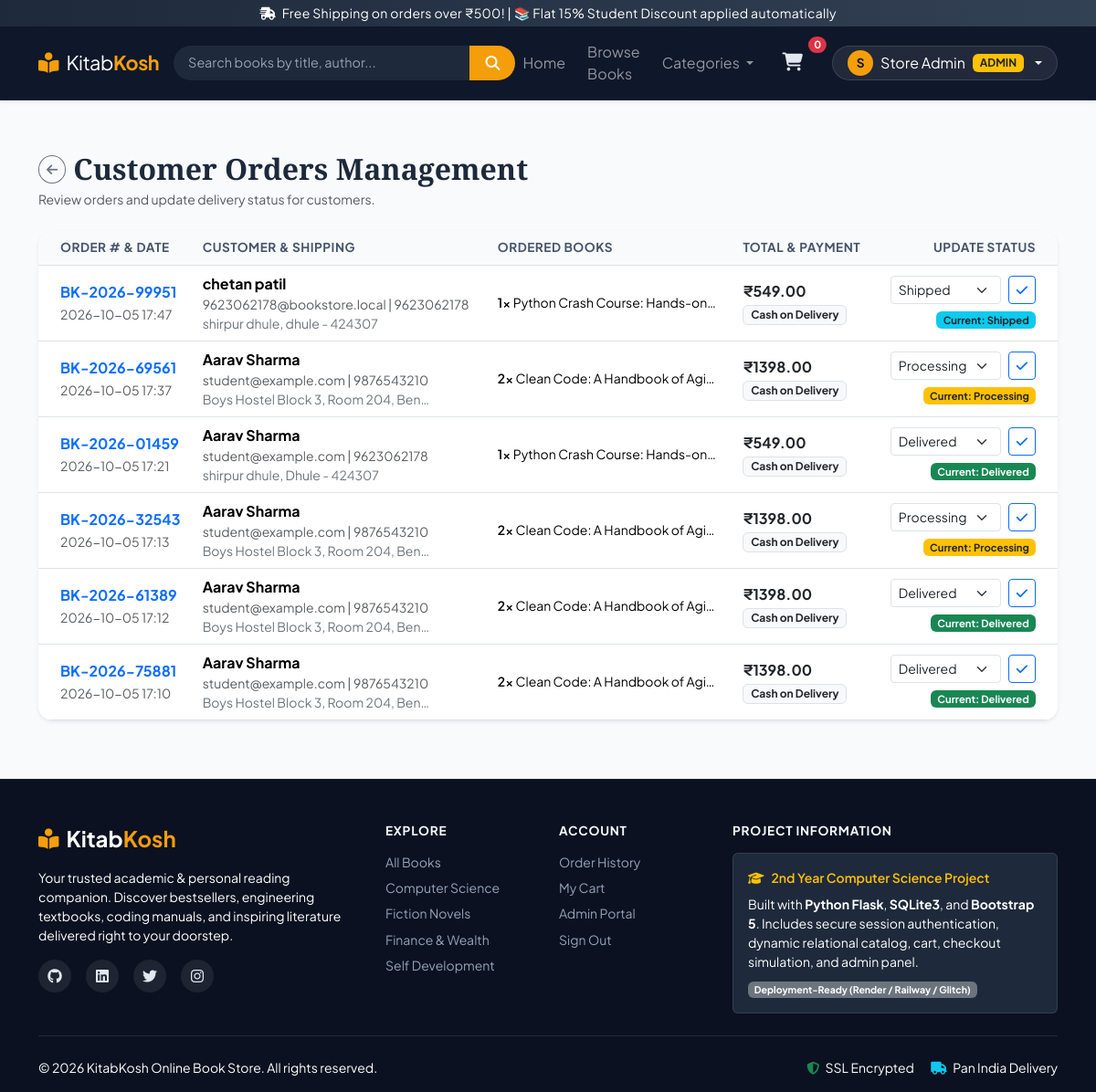
Page /admin/orders (signed in) on the committed database.
### tables this page shows
CREATE TABLE orders (
            id INTEGER PRIMARY KEY AUTOINCREMENT,
            order_number TEXT UNIQUE NOT NULL,
            user_id INTEGER NOT NULL,
            full_name TEXT NOT NULL,
            email TEXT NOT NULL,
            phone TEXT NOT NULL,
            address TEXT NOT NULL,
            city TEXT NOT NULL,
            pincode TEXT NOT NULL,
            payment_method TEXT NOT NULL,
            total_amount REAL NOT NULL,
            status TEXT DEFAULT 'Processing',
            created_at TIMESTAMP DEFAULT CURRENT_TIMESTAMP,
            FOREIGN KEY (user_id) REFERENCES users(id)
        );

CREATE TABLE order_items (
            id INTEGER PRIMARY KEY AUTOINCREMENT,
            order_id INTEGER NOT NULL,
            book_id INTEGER NOT NULL,
            title TEXT NOT NULL,
            price REAL NOT NULL,
            quantity INTEGER NOT NULL,
            FOREIGN KEY (order_id) REFERENCES orders(id) ON DELETE CASCADE,
            FOREIGN KEY (book_id) REFERENCES books(id)
        );

### app.py (the view)
@app.route("/admin/orders")
@admin_required
def admin_orders():
    db = get_db()
    orders = db.execute("SELECT * FROM orders ORDER BY created_at DESC").fetchall()
    orders_with_items = []
    for order in orders:
        items = db.execute(
            "SELECT * FROM order_items WHERE order_id = ?",
            (order["id"],)
        ).fetchall()
        orders_with_items.append({"order": order, "order_items": items})
    db.close()
    return render_template("admin/orders.html", orders_with_items=orders_with_items)

### app.py (called while the page is built)
def admin_required(f):
    @wraps(f)
    def decorated_function(*args, **kwargs):
        if "user_id" not in session:
            flash("Please log in as an administrator.", "warning")
            return redirect(url_for("admin_login"))
        if session.get("user_role") != "admin":
            flash("Access denied. Admin privileges required.", "danger")
            return redirect(url_for("index"))
        return f(*args, **kwargs)
    return decorated_function

@app.context_processor
def inject_global_data():
    cart_count = 0
    if "user_id" in session:
        db = get_db()
        row = db.execute(
            "SELECT SUM(quantity) as total FROM cart WHERE user_id = ?",
            (session["user_id"],)
        ).fetchone()
        if row and row["total"]:
            cart_count = row["total"]
        db.close()
    categories = [
        "Computer Science",
        "Fiction",
        "Self-Help",
        "Finance",
        "History",
        "Science",
        "Biography"
    ]
    return dict(cart_count=cart_count, global_categories=categories)

### database.py (called while the page is built)
def get_db():
    conn = sqlite3.connect(DB_NAME)
    conn.row_factory = sqlite3.Row
    conn.execute("PRAGMA foreign_keys = ON")
    return conn

### templates/admin/orders.html (shortened to what this page needs)
{% extends "base.html" %}
{% block content %}
<div class="container py-3">
    <div class="d-flex flex-wrap justify-content-between align-items-center gap-3 mb-4">
        <div>
            <div class="d-flex align-items-center gap-2">
                <a href="{{ url_for('admin_dashboard') }}" class="btn btn-outline-secondary btn-sm rounded-circle"><i class="fa-solid fa-arrow-left"></i></a>
                <h2 class="fw-bold mb-0">Customer Orders Management</h2>
            </div>
            <p class="text-muted small mb-0 mt-1">Review orders and update delivery status for customers.</p>
        </div>
    </div>
    {% if orders_with_items %}
    <div class="card border-0 shadow-sm rounded-4 overflow-hidden mb-4">
        <div class="table-responsive">
            <table class="table custom-table align-middle mb-0">
                <thead>
                    <tr>
                        <th class="ps-4">Order # & Date</th>
                        <th>Customer & Shipping</th>
                        <th>Ordered Books</th>
                        <th>Total & Payment</th>
                        <th class="text-end pe-4">Update Status</th>
                    </tr>
                </thead>
                <tbody>
                    {% for entry in orders_with_items %}
                    {% set ord = entry.order %}
                    {% set items = entry.order_items %}
                    <tr>
                        <td class="ps-4">
                            <span class="fw-bold text-primary d-block">{{ ord.order_number }}</span>
                            <small class="text-muted">{{ ord.created_at[:16] if ord.created_at else '' }}</small>
                        </td>
                        <td>
                            <strong class="d-block">{{ ord.full_name }}</strong>
                            <small class="text-muted d-block">{{ ord.email }} | {{ ord.phone }}</small>
                            <small class="text-secondary text-truncate d-block" style="max-width: 250px;" title="{{ ord.address }}, {{ ord.city }} - {{ ord.pincode }}">
                                {{ ord.address }}, {{ ord.city }} - {{ ord.pincode }}
                            </small>
                        </td>
                        <td>
                            <div class="small">
                                {% for item in items %}
                                <div class="text-truncate" style="max-width: 240px;">
                                    <span class="fw-semibold">{{ item.quantity }}x</span> {{ item.title }}
                                </div>
                                {% endfor %}
                            </div>
                        </td>
                        <td>
                            <span class="fw-bold text-dark d-block">₹{{ "%.2f"|format(ord.total_amount) }}</span>
                            <span class="badge bg-light text-dark border">{{ ord.payment_method }}</span>
                        </td>
                        <td class="text-end pe-4">
                            <form action="{{ url_for('admin_update_order_status', order_id=ord.id) }}" method="POST" class="d-flex align-items-center justify-content-end gap-2">
                                <select name="status" class="form-select form-select-sm" style="width: auto;">
                                    <option value="Processing" {% if ord.status == 'Processing' %}selected{% endif %}>Processing</option>
                                    <option value="Shipped" {% if ord.status == 'Shipped' %}selected{% endif %}>Shipped</option>
                                    <option value="Delivered" {% if ord.status == 'Delivered' %}selected{% endif %}>Delivered</option>
                                </select>
                                <button type="submit" class="btn btn-sm btn-outline-primary" title="Update status">
                                    <i class="fa-solid fa-check"></i>
                                </button>
                            </form>
                            <div class="mt-1">
                                <span class="badge {% if ord.status == 'Delivered' %}bg-success{% elif ord.status == 'Shipped' %}bg-info text-dark{% elif ord.status == 'Cancelled' %}bg-danger{% else %}bg-warning text-dark{% endif %}" style="font-size: 0.7rem;">
                                    Current: {{ ord.status }}
                                </span>
                            </div>
                        </td>
                    </tr>
                    {% endfor %}
                </tbody>
            </table>
        </div>
    </div>
    {% else %}
    <div class="card border-0 shadow-sm rounded-4 p-5 text-center my-4">
        <h4 class="fw-bold mb-2">No Customer Orders</h4>
        <p class="text-muted">No orders have been submitted to the bookstore yet.</p>
    </div>
    {% endif %}
</div>
{% endblock %}

### static/css/style.css (style rules this page uses)
:root { --primary-color: #1e293b; --primary-dark: #0f172a; --accent-color: #f59e0b; --accent-hover: #d97706; --bg-light: #f8fafc; --card-bg: #ffffff; --text-main: #1e293b; --text-muted: #64748b; --border-color: #e2e8f0; --radius-lg: 16px; --radius-md: 10px; --radius-sm: 6px; --shadow-sm: 0 1px 3px rgba(0,0,0,0.05); --shadow-md: 0 4px 14px rgba(0,0,0,0.08); --shadow-lg: 0 10px 25px rgba(0,0,0,0.12); }
body { font-family: 'Plus Jakarta Sans', sans-serif; background-color: var(--bg-light); color: var(--text-main); min-height: 100vh; display: flex; flex-direction: column; }
h1, h2, h3, .serif-font { font-family: 'Playfair Display', serif; }
.custom-table th { background-color: #f8fafc; color: #475569; font-size: 0.85rem; text-transform: uppercase; letter-spacing: 0.5px; border-top: none; }
.custom-table td { vertical-align: middle; }

### rows in the picture
orders: order_number "BK-2026-99951", created_at "2026-10-05 17:47", full_name "chetan patil", email "9623062178@bookstore.local", phone "9623062178", address "shirpur dhule", city "dhule", pincode "424307", total_amount "549.00", payment_method "Cash on Delivery", status "Shipped", status "Shipped"
order_items: quantity "1", title "Python Crash Course: Hands-on…"
orders: order_number "BK-2026-69561", created_at "2026-10-05 17:37", full_name "Aarav Sharma", email "student@example.com", phone "9876543210", address "Boys Hostel Block 3, Room 204", city "Ben…", total_amount "1398.00", payment_method "Cash on Delivery", status "Processing", status "Processing"
order_items: quantity "2", title "Clean Code: A Handbook of Agi…"
orders: order_number "BK-2026-01459", created_at "2026-10-05 17:21", full_name "Aarav Sharma", email "student@example.com", phone "9623062178", address "shirpur dhule", city "Dhule", pincode "424307", total_amount "549.00", payment_method "Cash on Delivery", status "Delivered", status "Delivered"
order_items: quantity "1", title "Python Crash Course: Hands-on…"
orders: order_number "BK-2026-32543", created_at "2026-10-05 17:13", full_name "Aarav Sharma", email "student@example.com", phone "9876543210", address "Boys Hostel Block 3, Room 204", city "Ben…", total_amount "1398.00", payment_method "Cash on Delivery", status "Processing", status "Processing"
order_items: quantity "2", title "Clean Code: A Handbook of Agi…"
orders: order_number "BK-2026-61389", created_at "2026-10-05 17:12", full_name "Aarav Sharma", email "student@example.com", phone "9876543210", address "Boys Hostel Block 3, Room 204", city "Ben…", total_amount "1398.00", payment_method "Cash on Delivery", status "Delivered", status "Delivered"
order_items: quantity "2", title "Clean Code: A Handbook of Agi…"
orders: order_number "BK-2026-75881", created_at "2026-10-05 17:10", full_name "Aarav Sharma", email "student@example.com", phone "9876543210", address "Boys Hostel Block 3, Room 204", city "Ben…", total_amount "1398.00", payment_method "Cash on Delivery", status "Delivered", status "Delivered"
order_items: quantity "2", title "Clean Code: A Handbook of Agi…"

### other values in the picture
{{ cart_count }} "0"
{{ session.get('user_name', 'U')[0]|upper }} "S"
{{ session.get('user_name') }} "Store Admin"
